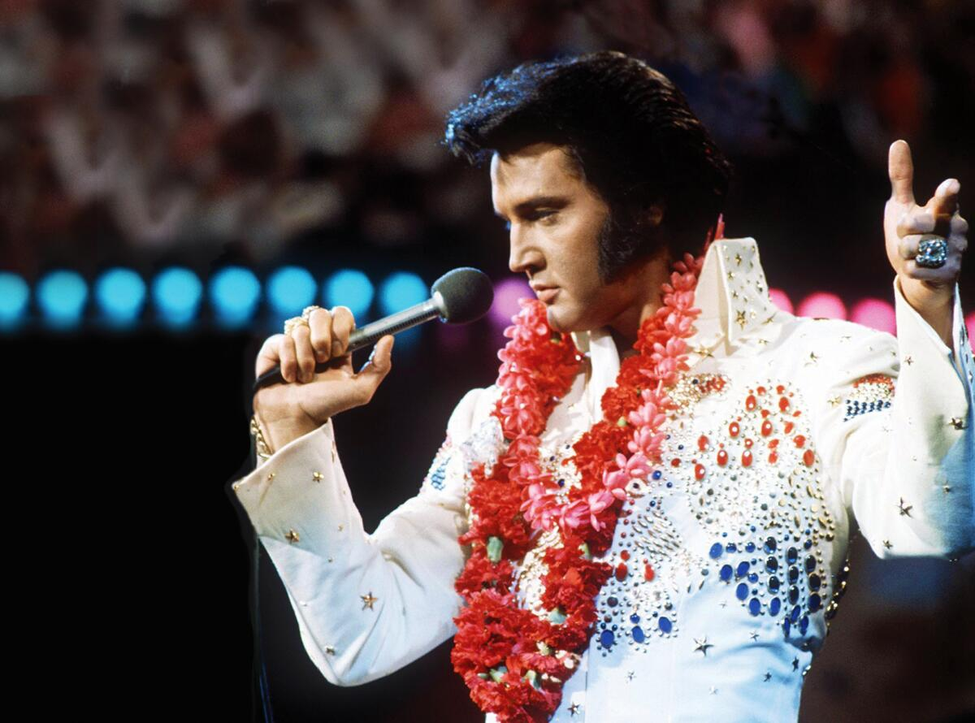
//> input picture 8/pictures/aloha.png, 975 x 723 px, shrunk from 1200 x 890 before the run
$ ./8-challenge1   (built with g++ and OpenCV 4)
//> lines starting //> are read from the running program, lines starting //| are printed output that depends on the picture
#include <iostream>
#include <opencv2/opencv.hpp>

using namespace std;
using namespace cv;

int main()
{
    string pictures[] = {"aloha", "bluefin_trevally", "chameleon", "cheetah", "chess", "crab_spider", "peppers", "peru", "seahorse"};

    int lowThres = 50;
    int highThres = 150;

    for (int i = 0; i < 9; ++i) {
        string path = "pictures/" + pictures[i] + ".png";
        Mat img = imread(path, IMREAD_COLOR);
//> img is the input picture: 723 rows x 975 cols, CV_8UC3; mean B, G, R 83, 82.2, 94

        cout << pictures[i] << " channels: " << img.channels() << endl;
//| aloha channels: 3

        Mat gray;
        cvtColor(img, gray, COLOR_BGR2GRAY);
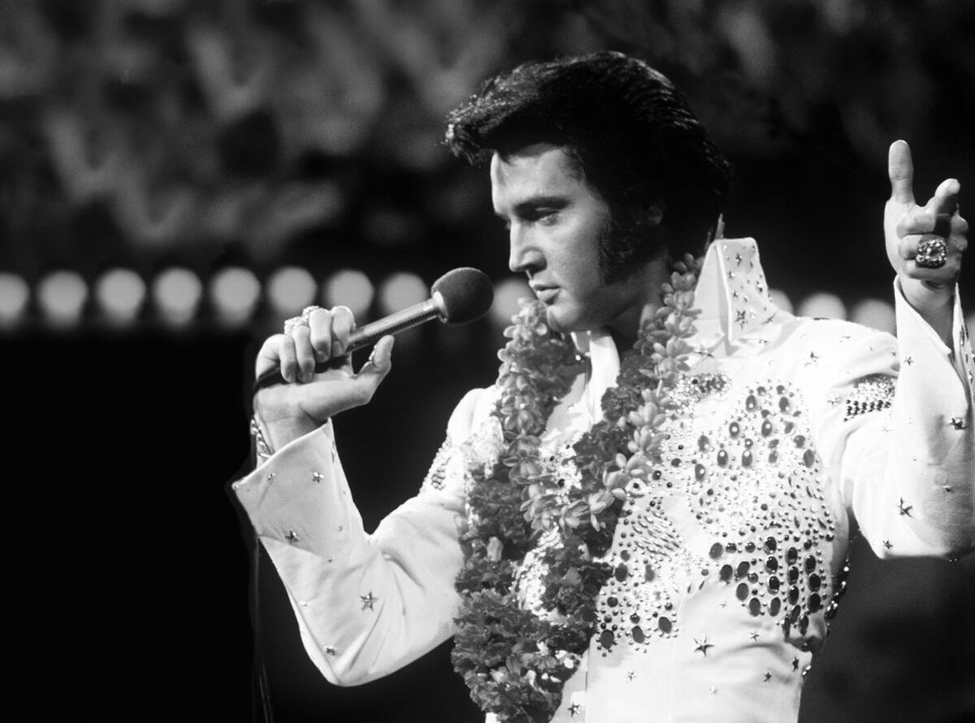
//> gray: 723 rows x 975 cols, CV_8UC1; min 0, max 255, mean 85.8

        cout << " size: " << gray.size() << " cols: " << gray.cols << " rows: " << gray.rows << endl;
//|  size: [975 x 723] cols: 975 rows: 723

        //Mat blurred;
        //blur(gray, blurred, Size(3,3));

        Mat edges;
        Canny(gray, edges, lowThres, highThres);
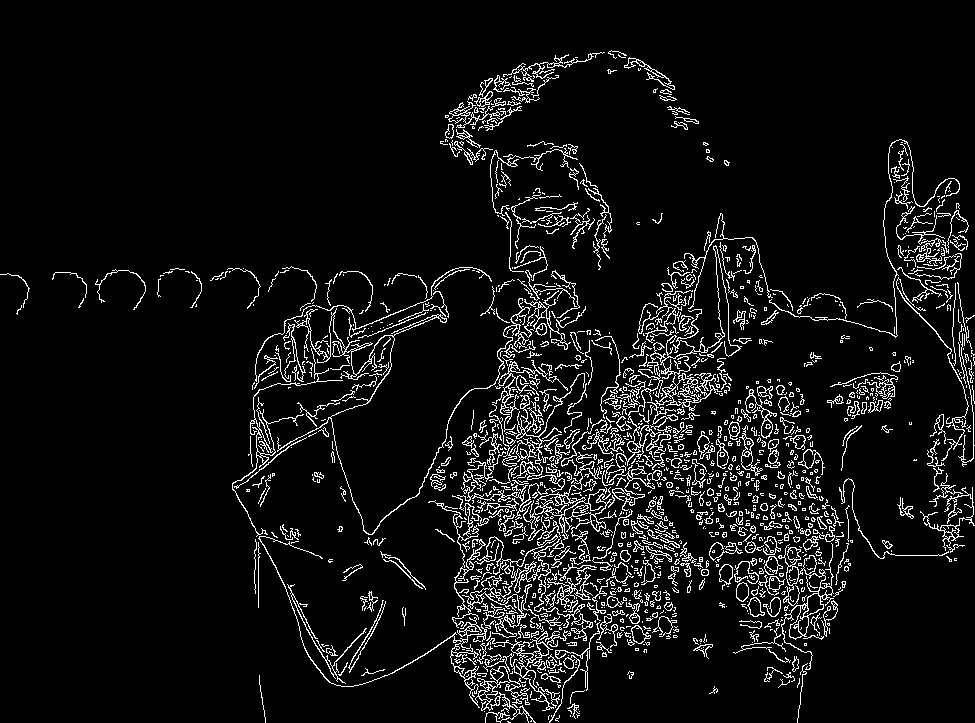
//> edges: 723 rows x 975 cols, CV_8UC1; 6.8% white in thin lines or dots

        Mat edges_inv;
        bitwise_not(edges, edges_inv);
//> edges_inv: 723 rows x 975 cols, CV_8UC1; 93.2% white; black in thin lines or dots

        string out = "challenge1/UNblurred_" + pictures[i] + ".png";
        imwrite(out, edges_inv);
        cout << " wrote: " << out << endl;
    }
//> pass 2 of the loop `for (int i = 0; i < 9; ++i)`:
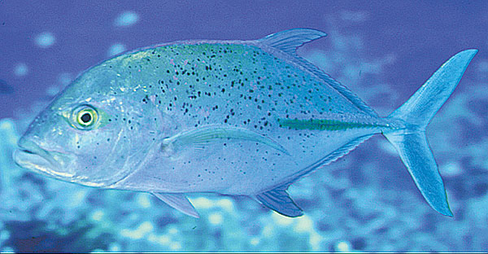
//> input picture 8/pictures/bluefin_trevally.png, 488 x 254 px, shrunk from 600 x 312 before the run
//> img is the input picture: 254 rows x 488 cols, CV_8UC3; mean B, G, R 196.5, 144.3, 83.3
//| bluefin_trevally channels: 3
//> `cvtColor(img, gray, COLOR_BGR2GRAY);`:
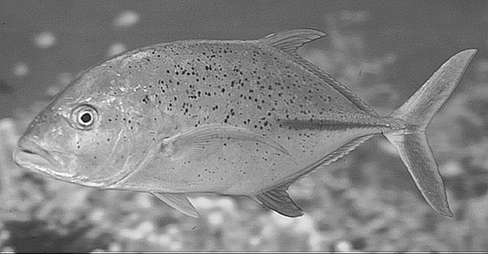
//> gray: 254 rows x 488 cols, CV_8UC1; min 1, max 255, mean 132
//|  size: [488 x 254] cols: 488 rows: 254
//> `Canny(gray, edges, lowThres, highThres);`:
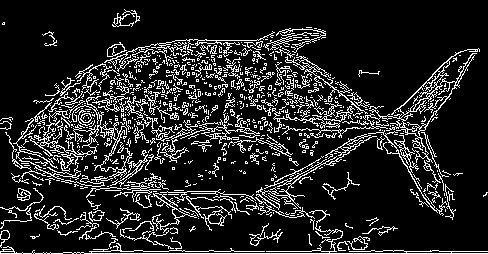
//> edges: 254 rows x 488 cols, CV_8UC1; 14.4% white in thin lines or dots
//> edges_inv: 254 rows x 488 cols, CV_8UC1; 85.6% white; black in thin lines or dots
//> pass 3 of the loop `for (int i = 0; i < 9; ++i)`:
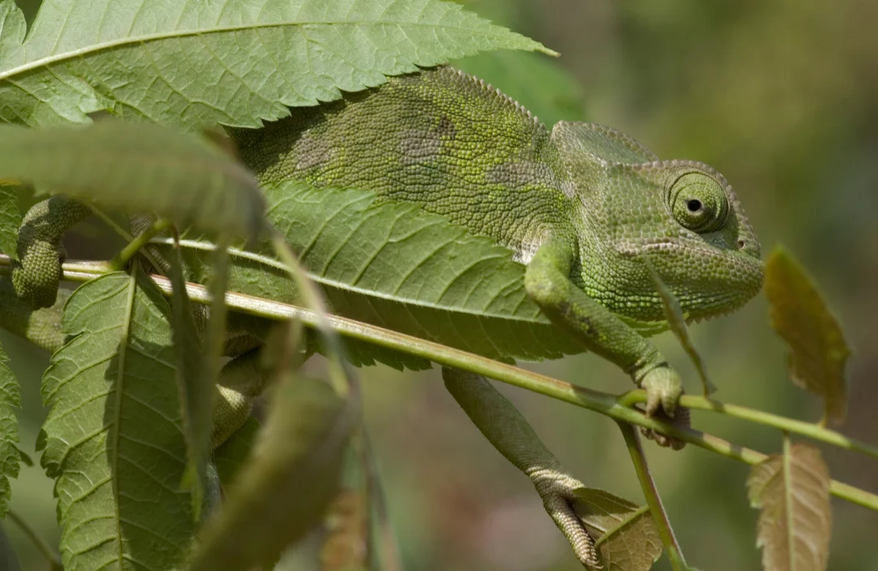
//> input picture 8/pictures/chameleon.png, 878 x 571 px, shrunk from 1080 x 703 before the run
//> img is the input picture: 571 rows x 878 cols, CV_8UC3; mean B, G, R 57.5, 108.8, 105.3
//| chameleon channels: 3
//> `cvtColor(img, gray, COLOR_BGR2GRAY);`:
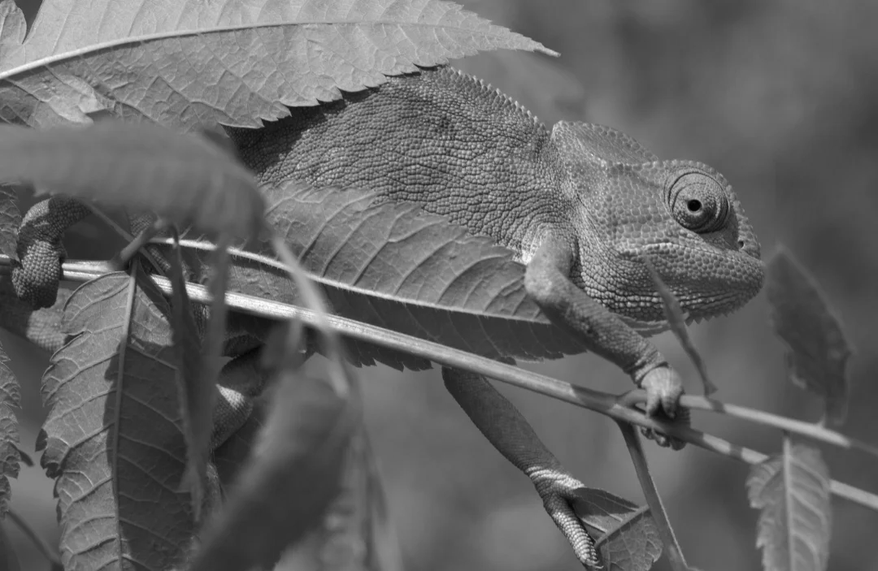
//> gray: 571 rows x 878 cols, CV_8UC1; min 2, max 253, mean 101.9
//|  size: [878 x 571] cols: 878 rows: 571
//> `Canny(gray, edges, lowThres, highThres);`:
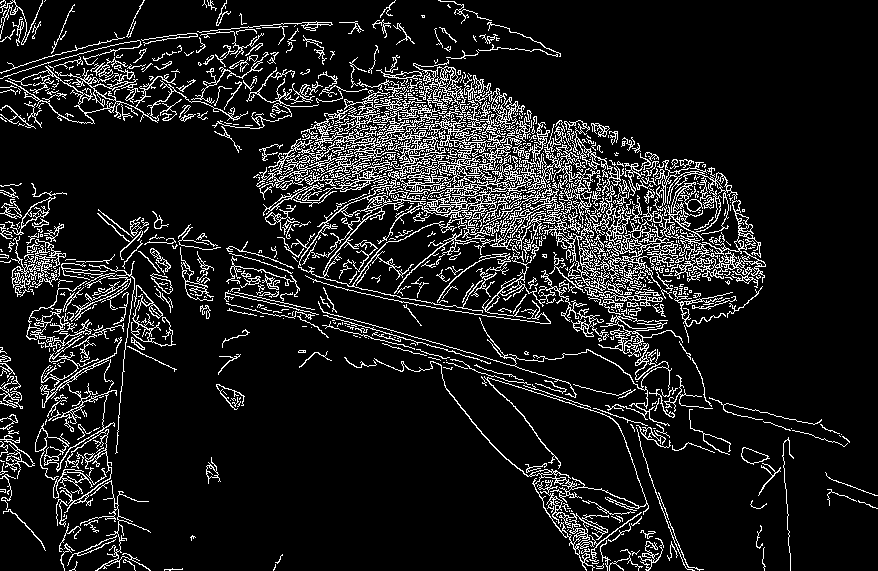
//> edges: 571 rows x 878 cols, CV_8UC1; 11.2% white in thin lines or dots
//> edges_inv: 571 rows x 878 cols, CV_8UC1; 88.8% white; black in thin lines or dots
//> (the run ends here: the program stops with an error, at `cvtColor(img, gray, COLOR_BGR2GRAY);`)
